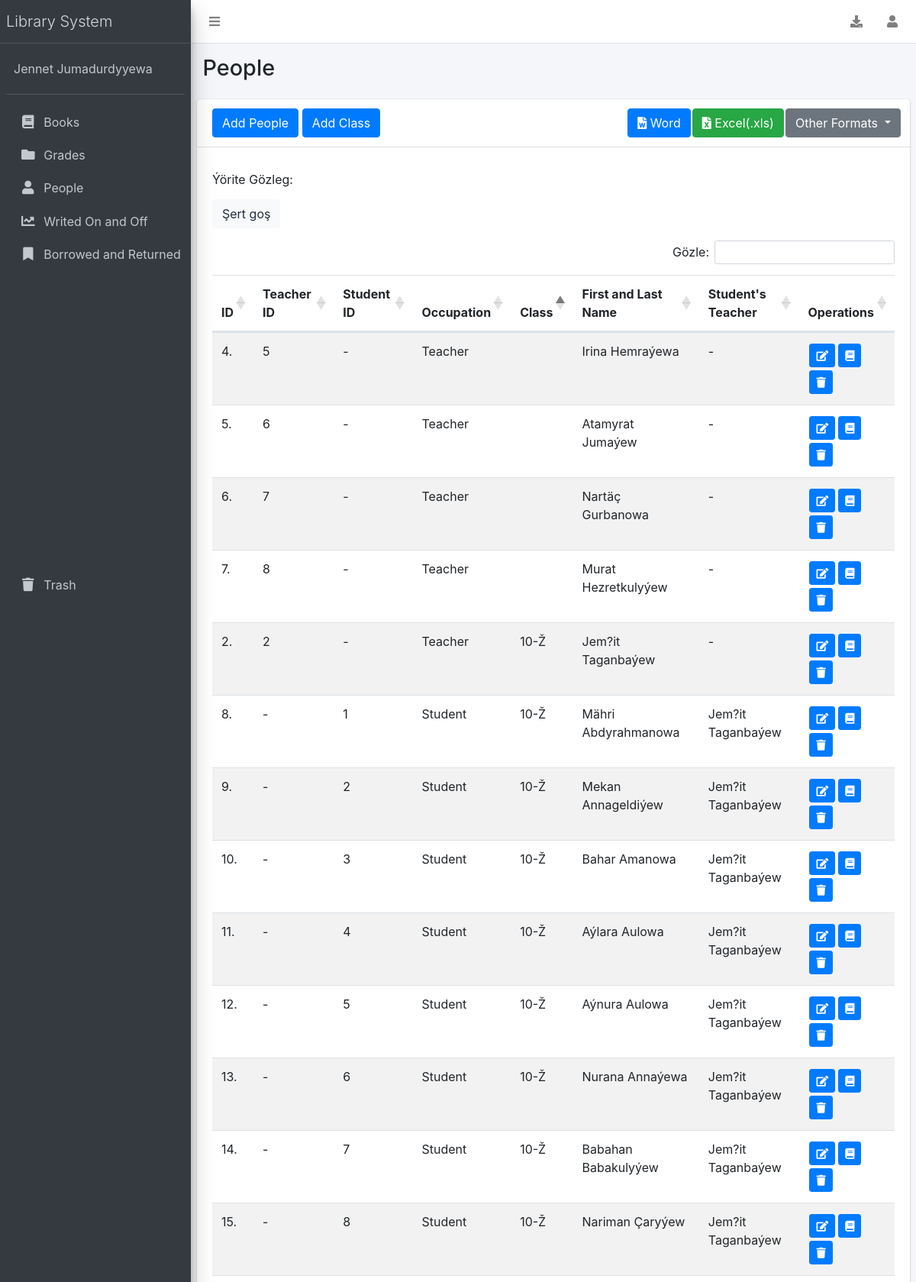
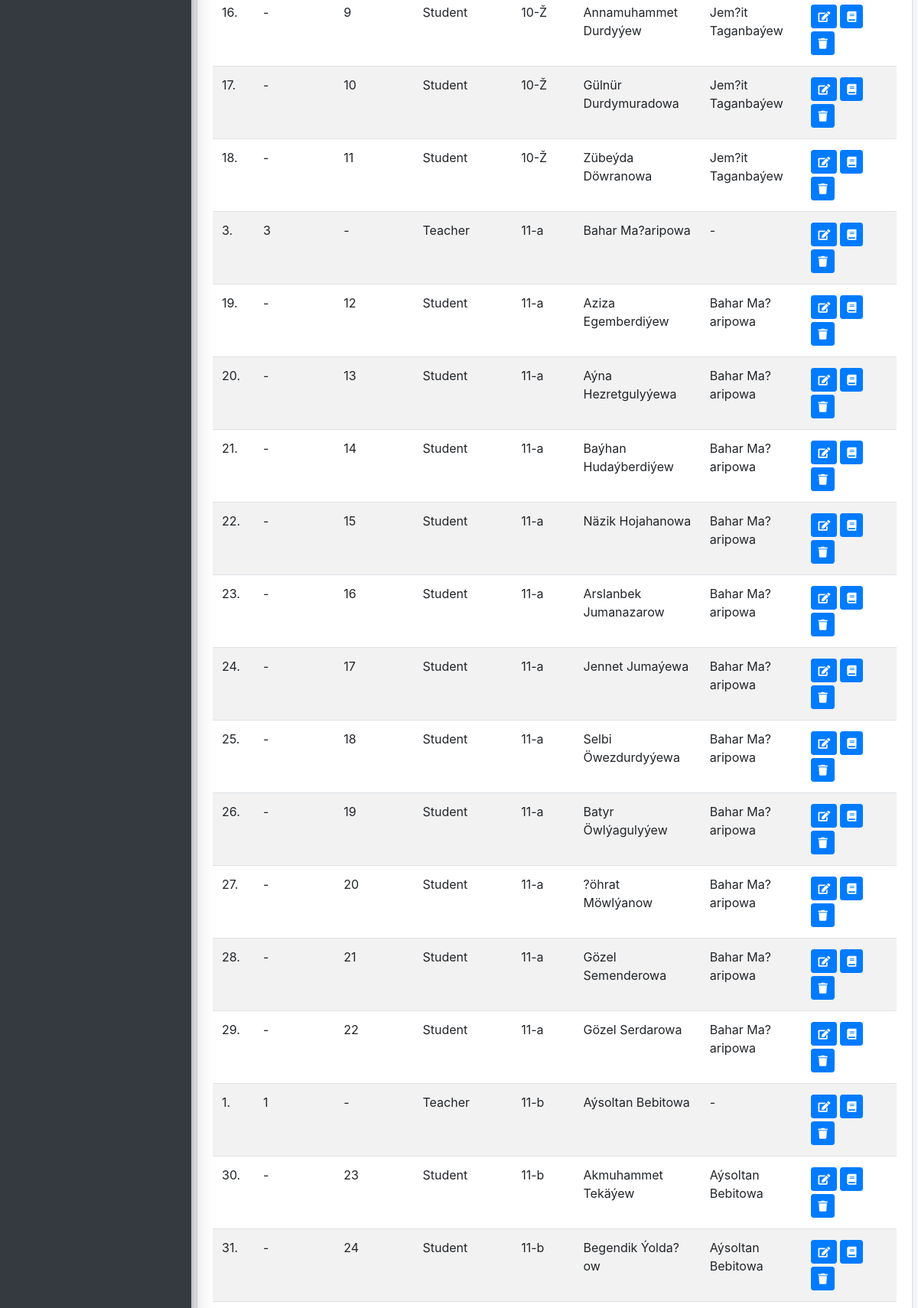
/pages/people/people.php (upper part), run on the app's committed database (2 pictures, top to bottom).
### tables this page shows
CREATE TABLE `user` (
  `user_id` int(11) NOT NULL,
  `first_name` varchar(64) NOT NULL,
  `last_name` varchar(64) NOT NULL,
  `user_photo` varchar(64) NOT NULL
);

CREATE TABLE `teachers` (
  `teacher_id` int(11) NOT NULL AUTO_INCREMENT,
  `class_id` int(11) DEFAULT NULL,
  `first_name` varchar(64) NOT NULL,
  `last_name` varchar(64) NOT NULL,
  `teacher_exist` varchar(11) NOT NULL,
  `removed_date` date DEFAULT NULL,
  PRIMARY KEY (`teacher_id`)
);

CREATE TABLE `classes` (
  `class_id` int(11) NOT NULL AUTO_INCREMENT,
  `class_name` varchar(64) NOT NULL,
  `added_year` year(4) NOT NULL,
  PRIMARY KEY (`class_id`)
);

CREATE TABLE `students` (
  `student_id` int(11) NOT NULL AUTO_INCREMENT,
  `teacher_id` int(11) NOT NULL,
  `class_id` int(11) NOT NULL,
  `first_name` varchar(64) NOT NULL,
  `last_name` varchar(64) NOT NULL,
  `student_exist` varchar(11) NOT NULL,
  `removed_date` date DEFAULT NULL,
  PRIMARY KEY (`student_id`)
);

### pages/people/add_people_modal.php (called while the page is built, shortened)
<?php
  $query = "SELECT * FROM teachers WHERE teacher_exist='true'";
  $query_run = mysqli_query ($connection, $query);
  unset($teachers);
  while ($query_row = mysqli_fetch_assoc ($query_run))    $teachers[] = $query_row;
?>

### pages/people/borrow_book_modal.php (the view, shortened to what this page needs)
<?php
$query = "SELECT * FROM students WHERE student_exist='true'";
$query_run = mysqli_query ($connection, $query);
while ($query_row = mysqli_fetch_assoc ($query_run))    $students[] = $query_row;
?>

### pages/people/edit_people_modal.php (called while the page is built, shortened)
<?php
  $query = "SELECT * FROM teachers WHERE teacher_exist='true'";
  $query_run = mysqli_query ($connection, $query);
  unset($teachers);
  while ($query_row = mysqli_fetch_assoc ($query_run))    $teachers[] = $query_row;
?>

### pages/backup.php (called while the page is built, shortened)
<?php
    function backupDatabaseAllTables($dbhost,$dbusername,$dbpassword,$dbname,$tables = '*'){
        $db = new mysqli($dbhost, $dbusername, $dbpassword, $dbname);
        if($tables == '*') {
            $tables = array();
            $result = $db->query("SHOW TABLES");
            while($row = $result->fetch_row()) {
                $tables[] = $row[0];
            }
        } else {
            $tables = is_array($tables)?$tables:explode(',',$tables);
        }
        foreach($tables as $table){
            $result = $db->query("SELECT * FROM $table");
        }
    }
    backupDatabaseAllTables('localhost','root','','library');
?>

### pages/people/borrow_book_modal.php (the view, shortened to what this page needs)
<?php
$query = "SELECT * FROM students WHERE student_exist='true'";
$query_run = mysqli_query ($connection, $query);
while ($query_row = mysqli_fetch_assoc ($query_run))    $students[] = $query_row;
?>

### pages/people/people.php (shortened to what this page needs)
<!DOCTYPE html>
<html>
<?php include '../head.php'; ?>
<body class="hold-transition sidebar-mini layout-fixed">
<div class="wrapper">
  <?php include '../sidebar&navbar.php' ?>
  <div class="content-wrapper">
    <section class="content-header">
      <div class="container-fluid">
        <div class="row mb-2">
                <div class="col-sm-3">
                    <h1>People</h1>
            </div>
        </div>
      </div>
    </section>
    <section class="content">
      <div class="card">
          <div class="card-header">
            <button type="button" class="btn btn-primary" data-toggle="modal" data-target="#add-borrower">
                  Add People
            </button>
            <button type="button" class="btn btn-primary" data-toggle="modal" data-target="#add-class">
                  Add Class
            </button>
            <div class="row" style="float: right;">
              <button type="button" style="margin-left: 1px;" class="btn btn-primary" id="table2word">
                    <i class="fa fa-file-word"></i> Word
              </button>
              <button type="button" style="margin-left: 2px;" class="btn btn-success" id="table2xls">
                    <i class="fa fa-file-excel"></i> Excel(.xls)
              </button>
              <div class="dropdown" style="margin-left: 2px;">
                <button class="btn btn-secondary dropdown-toggle" type="button" id="dropdownMenuButton" data-toggle="dropdown" aria-haspopup="true" aria-expanded="false">
                    Other Formats
                </button>
              </div>
            </div>
            <?php require_once 'add_people_modal.php';  ?>
            <?php require_once 'borrow_book_modal.php';  ?>
            <?php require_once 'edit_people_modal.php';  ?>
          </div>
        <div class="card-body">
          <table id="example2" class="table table-striped">
              <thead>
                <tr>
                    <th>ID</th>
                    <th>Teacher ID</th>
                    <th>Student ID</th>
                    <th>Occupation</th>
                    <th>Class</th>
                    <th>First and Last Name</th>
                    <th>Student's Teacher</th>
                    <th>Operations</th>
                </tr>
              </thead>
              <tbody>
                <?php
                  $count = 1;
                  $people = [];
                  foreach ($teachers as $teacher)
                  {
                    $zb = $teacher['class_id'];
                    $query1 = "SELECT class_name FROM classes WHERE class_id='$zb'";
                    $query_run1 = mysqli_fetch_assoc (mysqli_query ($connection, $query1))['class_name'];
                    $p_tr = '<tr>' .
                        '<td>' . $count . '.</td>' .
                        '<td>' . $teacher['teacher_id'] . '</td>' .
                        '<td>-</td>' .
                        '<td>Teacher</td>' .
                        '<td class_id="' . $teacher['class_id'] . '">' . $query_run1 . '</td>' .
                        '<td>' . $teacher['first_name'] . ' ' . $teacher['last_name'] . '</td>' .
                        '<td>-</td>' .
                        '<td><button type="button" class="btn btn-primary btn-sm edit_people" title="Edit" data-toggle="modal" data-target="#edit-borrower"><i class="fa fa-edit"></i></button>' .
                          '<button type="button" class="btn btn-primary btn-sm borrow_book" title="Borrow" data-toggle="modal" data-target="#borrow-book"><i class="fa fa-book"></i></button>' .
                          '<button type="button" class="btn btn-primary btn-sm remove_people" title="Delete"><i class="fa fa-trash"></i></button> </td>' .
                      '</tr>';
                    $people[] = $p_tr;
                    $count ++;
                  }
                  foreach ($students as $student)
                  {
                    $zb = $student['class_id'];
                    $query1 = "SELECT class_name FROM classes WHERE class_id='$zb'";
                    $query_run1 = mysqli_fetch_assoc (mysqli_query ($connection, $query1))['class_name'];
                    $zb = $student['teacher_id'];
                    $query2 = "SELECT teacher_id, first_name, last_name FROM teachers WHERE teacher_id='$zb'";
                    $query_run2 = array (mysqli_fetch_assoc (mysqli_query ($connection, $query2))['teacher_id'],
                        mysqli_fetch_assoc (mysqli_query ($connection, $query2))['first_name'],
                        mysqli_fetch_assoc (mysqli_query ($connection, $query2))['last_name']);
                    $p_tr =  '<tr>' .
                      '<td>' . $count . '.</td>' .
                        '<td>-</td>' .
                        '<td>' . $student['student_id'] . '</td>' .
                        '<td>Student</td>' .
                        '<td class_id="' . $student['class_id'] . '">' . $query_run1 . '</td>' .
                        '<td>' . $student['first_name'] . ' ' . $student['last_name'] . '</td>' .
                        '<td teacher_id="' . $query_run2[0] . '">' . $query_run2[1] . ' ' . $query_run2[2] . '</td>' .
                        '<td><button type="button" class="btn btn-primary btn-sm edit_people" title="Edit" data-toggle="modal" data-target="#edit-borrower"><i class="fa fa-edit"></i></button>' .
                          '<button type="button" class="btn btn-primary btn-sm borrow_book" title="Borrow" data-toggle="modal" data-target="#borrow-book"><i class="fa fa-book"></i></button>' .
                          '<button type="button" title="Delete" class="btn btn-primary btn-sm remove_people"><i class="fa fa-trash"></i></button> </td>' .
                      '</tr>';
                    $people[] = $p_tr;
                    $count ++;
                  }
                  foreach ($people as $human)    echo $human;
                ?>
              </tbody>
            </table>
        </div>
      </div>
    </section>
  </div>
    </div>
</body>
</html>

### pages/sidebar&navbar.php (shortened to what this page needs)
<?php
    $sql = "SELECT * FROM user WHERE user_id='1'";
    $row = mysqli_fetch_assoc (mysqli_query ($connection, $sql));
    $user_info = [$row['first_name'], $row['last_name'], $row['user_photo']];
?>
  <nav class="main-header navbar navbar-expand navbar-white navbar-light">
    <ul class="navbar-nav">
      <li class="nav-item">
        <a class="nav-link" data-widget="pushmenu" href="#"><i class="fas fa-bars"></i></a>
      </li>
    </ul>
    <ul class="navbar-nav ml-auto">
      <li class="nav-item">
        <div class="nav-link" style="cursor: pointer" id="backup_library" title="Export all data">
          <i class="fa fa-download"></i>
        </div>
      </li>
      <li class="nav-item dropdown">
        <a class="nav-link" data-toggle="dropdown" href="#">
          <i class="fa fa-user"></i>
        </a>
      </li>
    </ul>
  </nav>
  <aside class="main-sidebar sidebar-dark-primary elevation-4">
    <a href="../books/books.php" class="brand-link">
      <span class="brand-text font-weight-light">Library System</span>
    </a>
    <div class="sidebar">
      <div class="user-panel mt-3 pb-3 mb-3 d-flex">
        <div class="info">
          <a href="#" class="d-block"><?php echo $user_info[0] . ' ' . $user_info[1]; ?>  </a>
        </div>
      </div>
      <nav class="mt-2">
        <ul class="nav nav-pills nav-sidebar flex-column" data-widget="treeview" role="menu" data-accordion="false">
          <li class="nav-item">
            <a href="../books/books.php" class="nav-link">
                <i class="nav-icon fa fa-book "></i>
                <p class="text">Books</p>
            </a>
          </li>
          <li class="nav-item">
              <a href="../grades/grades.php" class="nav-link">
                    <i class="nav-icon fa fa-folder"></i>
                  <p class="text">Grades</p>
              </a>
          </li>
          <li class="nav-item">
            <a href="../people/people.php" class="nav-link">
                  <i class="nav-icon fa fa-user"></i>
                <p class="text">People</p>
            </a>
          </li>
          <li class="nav-item">
              <a href="../writed-on-and-off/books.php" class="nav-link">
                <i class="nav-icon fa fa-chart-line"></i>
                <p class="text">
                    Writed On and Off
                  </p>
              </a>
          </li>
          <li class="nav-item">
              <a href="../borrowed-and-returned/borrowed&returned.php" class="nav-link">
                <i class="nav-icon fa fa-bookmark"></i>
                <p class="text">
                    Borrowed and Returned
                  </p>
              </a>
          </li>
          <li class="nav-item r-bin">
            <a href="../trash/trash.php" class="nav-link">
              <i class="nav-icon fa fa-trash"></i>
                <p class="text text-wrap">
                  Trash
                </p>
            </a>
          </li>
        </ul>
      </nav>
    </div>
  </aside>
  <?php
    $sl = "SELECT today FROM today";
    $today = date ('d');
    $rn = mysqli_query ($connection, $sl);
    if (mysqli_num_rows ($rn) == 0)
    {
      $sl = "INSERT INTO today SET today='$today'";
      mysqli_query ($connection, $sl);
    }
    else if (mysqli_fetch_assoc ($rn)['today'] != $today)
    {
      include '../backup.php';
    }
  ?>

### pages/head.php (style rules this page uses)
td button { margin: 2px; }

### data on the page
user: first_name "Jennet", last_name "Jumadurdyyewa"
teachers: teacher_id "1", class.class_name "11-b", first_name "Aýsoltan", last_name "Bebitowa"
teachers: teacher_id "2", class.class_name "10-Ž", first_name "Jem?it", last_name "Taganbaýew"
teachers: teacher_id "3", class.class_name "11-a", first_name "Bahar", last_name "Ma?aripowa"
teachers: teacher_id "5", first_name "Irina", last_name "Hemraýewa"
teachers: teacher_id "6", first_name "Atamyrat", last_name "Jumaýew"
teachers: teacher_id "7", first_name "Nartäç", last_name "Gurbanowa"
teachers: teacher_id "8", first_name "Murat", last_name "Hezretkulyýew"
students: student_id "1", class.class_name "10-Ž", first_name "Mähri", last_name "Abdyrahmanowa"
students: student_id "2", class.class_name "10-Ž", first_name "Mekan", last_name "Annageldiýew"
students: student_id "3", class.class_name "10-Ž", first_name "Bahar", last_name "Amanowa"
students: student_id "4", class.class_name "10-Ž", first_name "Aýlara", last_name "Aulowa"
students: student_id "5", class.class_name "10-Ž", first_name "Aýnura", last_name "Aulowa"
students: student_id "6", class.class_name "10-Ž", first_name "Nurana", last_name "Annaýewa"
students: student_id "7", class.class_name "10-Ž", first_name "Babahan", last_name "Babakulyýew"
students: student_id "8", class.class_name "10-Ž", first_name "Nariman", last_name "Çaryýew"
students: student_id "9", class.class_name "10-Ž", first_name "Annamuhammet", last_name "Durdyýew"
students: student_id "10", class.class_name "10-Ž", first_name "Gülnür", last_name "Durdymuradowa"
students: student_id "11", class.class_name "10-Ž", first_name "Zübeýda", last_name "Döwranowa"
students: student_id "12", class.class_name "11-a", first_name "Aziza", last_name "Egemberdiýew"
students: student_id "13", class.class_name "11-a", first_name "Aýna", last_name "Hezretgulyýewa"
students: student_id "14", class.class_name "11-a", first_name "Baýhan", last_name "Hudaýberdiýew"
students: student_id "15", class.class_name "11-a", first_name "Näzik", last_name "Hojahanowa"
students: student_id "16", class.class_name "11-a", first_name "Arslanbek", last_name "Jumanazarow"
students: student_id "17", class.class_name "11-a", first_name "Jennet", last_name "Jumaýewa"
students: student_id "18", class.class_name "11-a", first_name "Selbi", last_name "Öwezdurdyýewa"
students: student_id "19", class.class_name "11-a", first_name "Batyr", last_name "Öwlýagulyýew"
students: student_id "20", class.class_name "11-a", first_name "?öhrat", last_name "Möwlýanow"
students: student_id "21", class.class_name "11-a", first_name "Gözel", last_name "Semenderowa"
students: student_id "22", class.class_name "11-a", first_name "Gözel", last_name "Serdarowa"
students: student_id "23", class.class_name "11-b", first_name "Akmuhammet", last_name "Tekäýew"
students: student_id "24", class.class_name "11-b", first_name "Begendik", last_name "Ýolda?ow"
